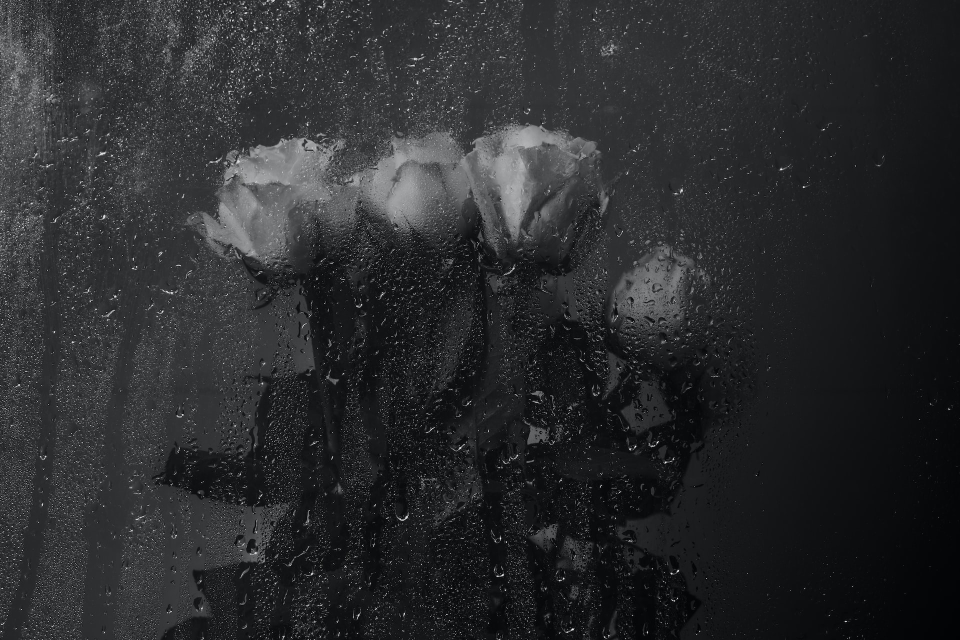
#> input picture png_test/sample-2.png, 1920 x 1280 px (shown at 1/2 size); its folder holds only this picture in this run
$ python LSB-EdgeDetection.py
#> lines starting #> are read from the running program, lines starting #| are printed output that depends on the picture; after the words box and inside, x2 and y2 are one past the last pixel; in counts of white or black regions, pixels touching at a corner belong together
import numpy as np
from PIL import Image
import cv2
import math
from cv2 import Canny
import os

def message_to_binary(message):
    """Convert a text message to a binary string"""
    # Convert each character to 8-bit binary and join
    binary_message = ''.join(format(ord(char), '08b') for char in message)
    return binary_message


def binary_to_message(binary_string):
    """Convert a binary string to a text message"""
    # Extract and join message
    message = ''.join(chr(int(binary_string[i:i+8], 2)) for i in range(0, len(binary_string), 8))
    return message

# Test cases
def test_message_conversion():
    # Test empty message
    assert message_to_binary("") == ""
    assert binary_to_message("") == ""

    # Test single character
    msg = "A"
    binary = message_to_binary(msg)
    assert len(binary) == 8  # 8-bit char
    assert binary == "01000001"  # ASCII for 'A'
    print(binary_to_message(binary))
    assert binary_to_message(binary) == msg

    # Test longer message
    msg = "Hello, World!"
    binary = message_to_binary(msg)
    assert len(binary) == (13 * 8)  # 13 chars
    assert binary_to_message(binary) == msg

    # Test special characters
    msg = "!@#$%^&*()"
    binary = message_to_binary(msg)
    assert binary_to_message(binary) == msg  # Test direct conversion

    print("All tests passed!")


def detect_edge_regions(image_array, threshold1=50, threshold2=255):
    """Detect edge regions using Canny operator and return binary edge map"""
    # Convert to grayscale if color image
    if len(image_array.shape) == 3:
        gray = cv2.cvtColor(image_array, cv2.COLOR_RGB2GRAY)
    else:
        gray = image_array

    # Apply Gaussian blur to reduce noise
    blurred = cv2.GaussianBlur(gray, (5,5), 0)

    # Apply Canny edge detection with consistent thresholds
    edges = cv2.Canny(blurred, threshold1, threshold2)

    # Dilate edges slightly to create more stable regions
    kernel = np.ones((3,3), np.uint8)
    edges = cv2.dilate(edges, kernel, iterations=1)

    # Normalize to binary (0 and 1) values
    edge_map = edges.astype(bool).astype(int)

    return edge_map


def embed_message(cover_path, message, output_path):
    """Embed message in cover image using LSB steganography in edge regions"""
#> called with cover_path = 'png_test/sample-2.png', output_path = 'png_test/..stego_sample-2.png'

    message_binary = message_to_binary(message)

    # Load cover image
    cover = Image.open(cover_path)
#> cover is the input picture: PIL image 1920x1280 RGBA; mean R, G, B, A 42.5, 43.4, 45.4, 255
    # Convert to RGB mode if needed
    if cover.mode != 'RGB':
        cover = cover.convert('RGB')
#> cover: PIL image 1920x1280 RGB
    cover_array = np.array(cover)

    # Use consistent edge detection parameters
    edge_map = detect_edge_regions(cover_array, threshold1=50, threshold2=255)
#> in detect_edge_regions, `edges = cv2.Canny(blurred, threshold1, threshold2)`:
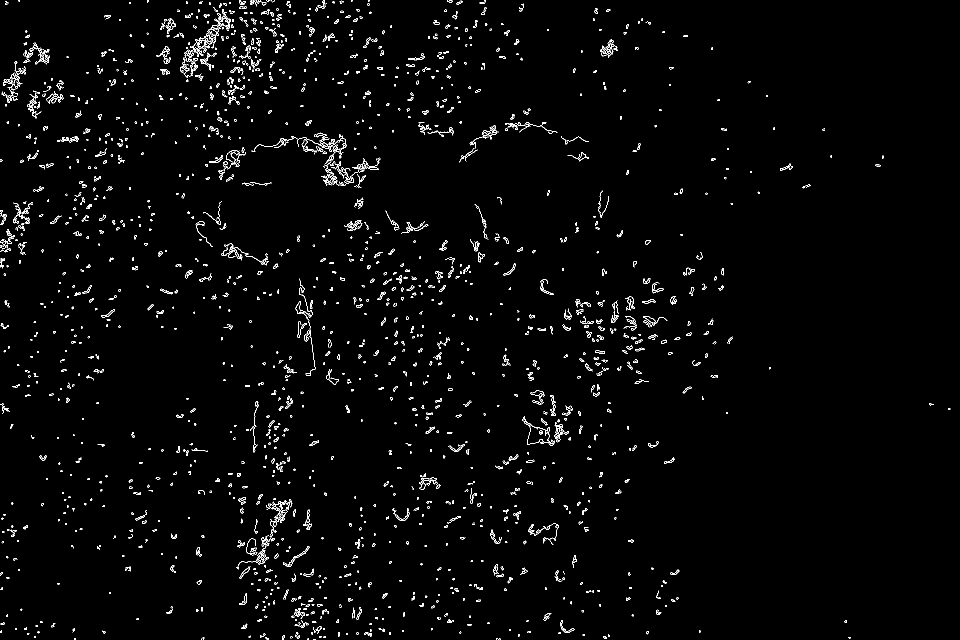
#> edges: shape (1280, 1920) (shown at 1/2 size); 1.9% white in thin lines or dots
#> in detect_edge_regions, `edges = cv2.dilate(edges, kernel, iterations=1)`:
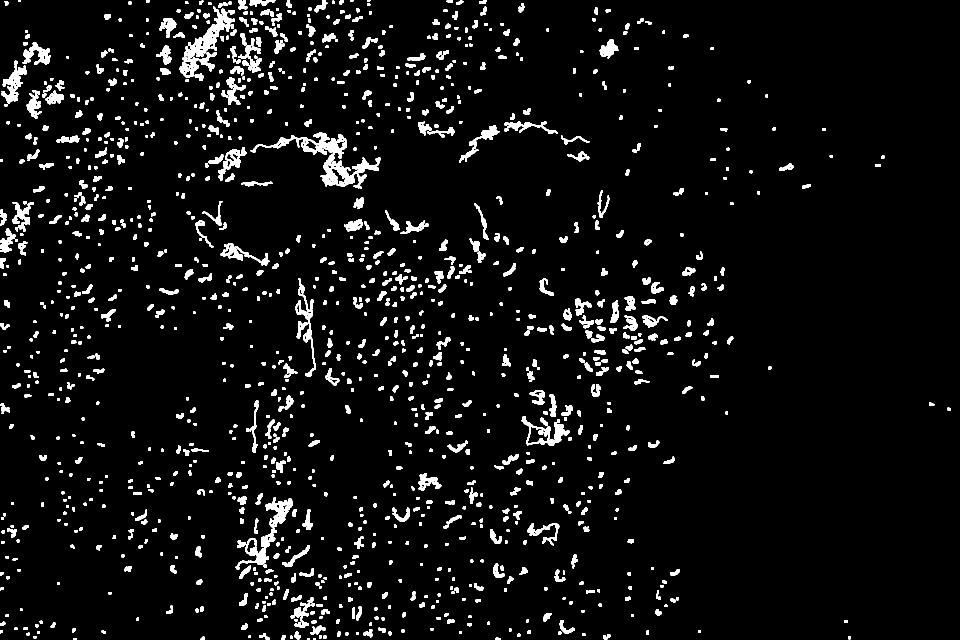
#> edges: shape (1280, 1920) (shown at 1/2 size); 5.5% white; 1281 white regions (1 under 20 px), largest, box (x1, y1, x2, y2) and area: (501, 264, 762, 377) 6142, (359, 17, 469, 156) 3889, (471, 997, 586, 1140) 3224

    # Flatten arrays for easier processing
    flat_image = cover_array.flatten()
    flat_edges = np.repeat(edge_map.flatten(), 3)  # Repeat for RGB channels

    bit_pointer = 0
    max_bits = len(message_binary)

    # Store number of edge pixels at start of image
    num_edge_pixels = np.sum(flat_edges)
#> num_edge_pixels = 406029
    if num_edge_pixels * 3 < max_bits:
        raise ValueError("Not enough edge pixels to embed the message")

    # Embed data only in edge pixels
    for i in range(len(flat_image)):
        if bit_pointer >= max_bits:
            break

        if flat_edges[i]:  # Only embed in edge pixels
            # Get next bit from message
            message_bit = message_binary[bit_pointer]

            # Clear LSB and embed new bit
            pixel = int(flat_image[i])
            pixel = (pixel & 254)  # Clear LSB using 254 (0b11111110)
            pixel = pixel | int(message_bit)  # Embed bit
            flat_image[i] = pixel

            bit_pointer += 1
#> this loop made 7276 passes
#> (message_bit, pixel) on passes 109 to 120: ('0', 32), ('1', 33), ('0', 34), ('0', 68), ('1', 71), ('0', 72), ('0', 142), ('0', 142), ('0', 144), ('1', 119), ('1', 121), ('0', 122)
#> message_bit on pass 1438: '1'
#> after the loop, bit_pointer = 384

    # Reshape and save
    stego = flat_image.reshape(cover_array.shape)
    stego_image = Image.fromarray(stego.astype(np.uint8))

    # Save with appropriate format
    if output_path.lower().endswith('.tiff') or output_path.lower().endswith('.tif'):
        stego_image.save(output_path, format='TIFF', compression='raw')
    else:  # Default to PNG
        stego_image.save(output_path, format='PNG')
    return stego_image


def extract_message(stego_path):
    """Extract message from stego image"""
    stego = Image.open(stego_path)
    # Convert to RGB mode if needed
    if stego.mode != 'RGB':
        stego = stego.convert('RGB')
    stego_array = np.array(stego)

    # Use consistent edge detection parameters
    edge_map = detect_edge_regions(stego_array, threshold1=50, threshold2=255)
#> in detect_edge_regions (call 2), `edges = cv2.Canny(blurred, threshold1, threshold2)`: edges: shape (1280, 1920); 1.9% white in thin lines or dots

    # Flatten arrays
    flat_stego = stego_array.flatten()
    flat_edges = np.repeat(edge_map.flatten(), 3)  # Repeat for RGB channels

    extracted_bits = []

    # Extract bits from edge pixels
    for i in range(len(flat_edges)):
        if flat_edges[i]:
            bit = str(flat_stego[i] & 1)  # Get LSB
            extracted_bits.append(bit)
#> this loop made 7372800 passes
#> bit on passes 109 to 120: '0', '1', '0', '0', '1', '0', '0', '0', '0', '1', '1', '0'
#> after the loop, extracted_bits = 405996 items

    # Convert extracted bits to binary string
    binary_message = ''.join(extracted_bits)

    # Convert binary to message
    try:
        message = binary_to_message(binary_message)
        return message
    except:
        return ""


if __name__ == "__main__":
    test_message_conversion()


    png_test_dir = "png_test"
    test_message = "Hello, this is a test message for steganography!"

    # Iterate through all PNG files in the directory
    for filename in os.listdir(png_test_dir):
        if filename.lower().endswith('.png'):
            input_path = os.path.join(png_test_dir, filename)
            output_path = os.path.join(png_test_dir, f"..stego_{filename}")

            print(f"\nTesting with image: {filename}")
            print("-" * 50)

            # Embed message
            try:
                embed_message(input_path, test_message, output_path)
                print(f"Message embedded successfully in {output_path}")

                # Extract and verify
                extracted_message = extract_message(output_path)
                print(f"Extracted message: {extracted_message[:100]}")
#| Extracted message: Hdíå.d.d$®n¬®nl,ì¤ÍîDn¬å¹Ü\H\9·qÇG$ÉrFÛÈãrI$¸ÜÆãrG#q¹#¶äq·m¶ÛÉ$r6ä

                # Verify if messages match
                if test_message == extracted_message:
                    print("✓ Success: Embedded and extracted messages match")
                else:
                    print("✗ Error: Messages don't match")

            except Exception as e:
                print(f"Error processing {filename}: {str(e)}")

    # [14 lines of commented-out code are left out]

$ run again, on png_test/sample-5.png
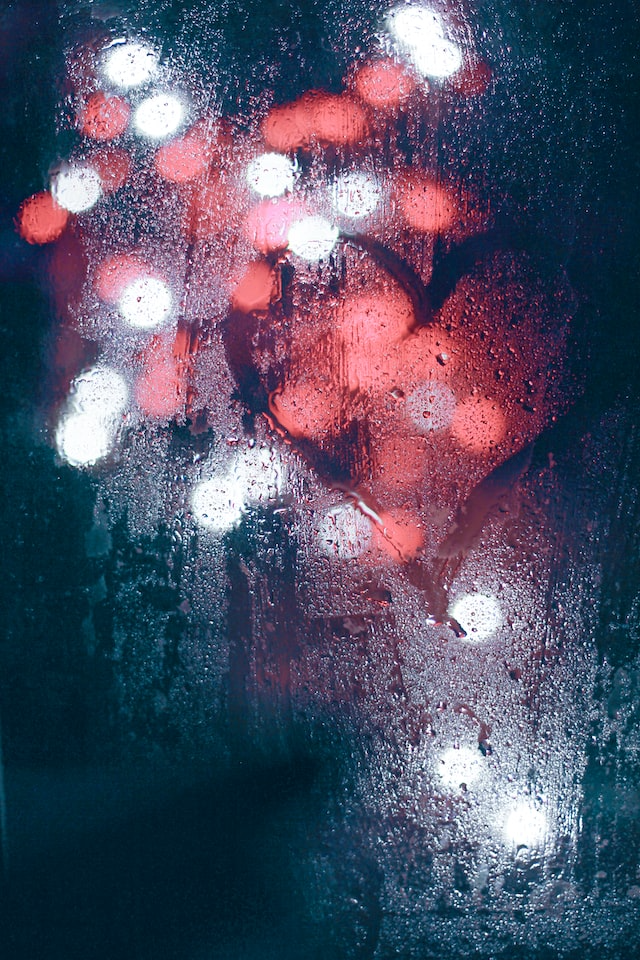
#> input picture png_test/sample-5.png, 640 x 960 px
#> in embed_message, cover is the input picture: PIL image 640x960 RGBA; mean R, G, B, A 79.4, 79.4, 100.7, 255
#> cover: PIL image 640x960 RGB
#> in detect_edge_regions, `edges = cv2.Canny(blurred, threshold1, threshold2)`:
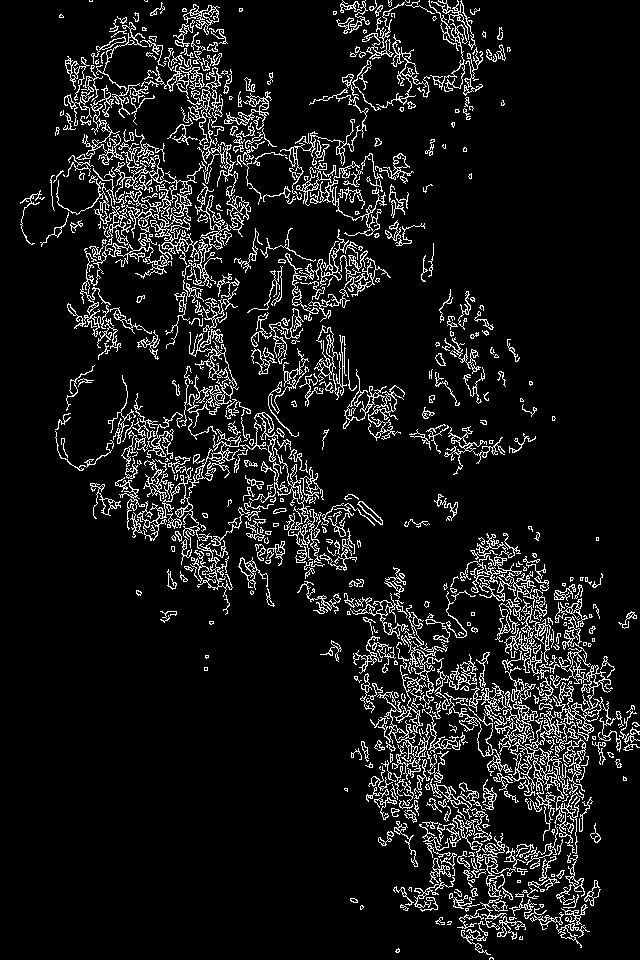
#> edges: shape (960, 640); 9.1% white in thin lines or dots
#> in detect_edge_regions, `edges = cv2.dilate(edges, kernel, iterations=1)`:
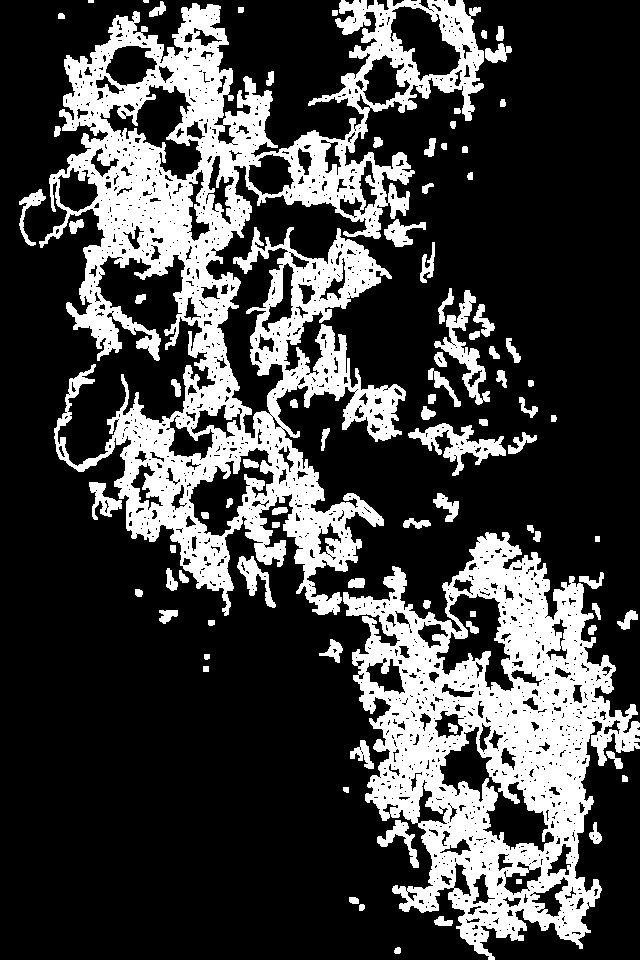
#> edges: shape (960, 640); 25.9% white; 88 white regions (2 under 20 px), largest, box (x1, y1, x2, y2) and area: (39, 0, 484, 616) 89013, (343, 532, 640, 960) 55627, (408, 423, 506, 476) 1773
#> num_edge_pixels = 477417
#> the loop in embed_message, `for i in range(len(flat_image)):` made 3175 passes
#> (message_bit, pixel) on passes 265 to 272: ('0', 30), ('1', 71), ('0', 88), ('0', 68), ('1', 103), ('0', 120), ('0', 104), ('0', 128)
#> after the loop in embed_message, `for i in range(len(flat_image)):`: bit_pointer = 384
#> the loop in extract_message, `for i in range(len(flat_edges)):` made 1843200 passes
#> bit on passes 265 to 272: '0', '1', '0', '0', '1', '0', '0', '0'
#> after the loop in extract_message, `for i in range(len(flat_edges)):`: extracted_bits = 477417 items
#| Extracted message: Hello, this is a test message for steganography!HÄ³`ÓM>0áö¨¨Tíu	zÄ 3gÑ2ñIcÉ/iÍÍù:f#;|ÓÓÓÛ
